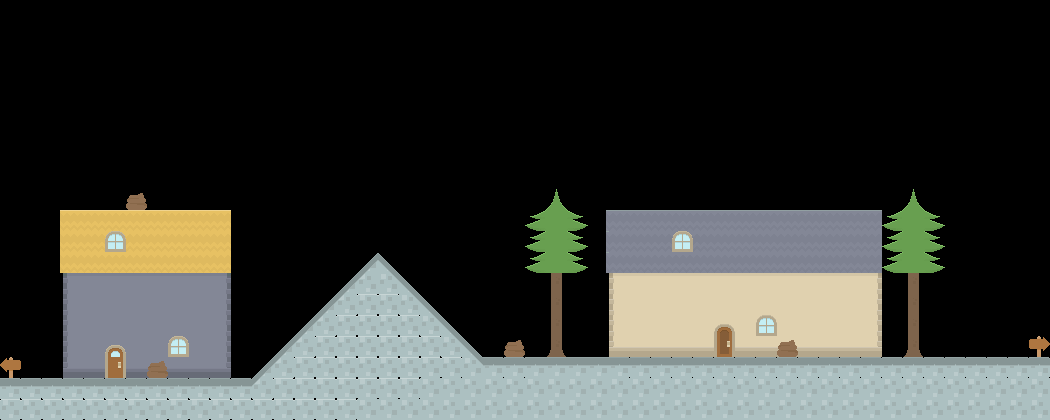

A level layout from a 2D game, rendered from its tile map. Below: a short description, then the map file with tile-grid data replaced by summaries:
An orthogonal 50x20 tile map with 21x21 px tiles, 5 tile layers (ground, background, windows, doors, ...) and 6 objects.

<map version="1.9" tiledversion="1.9.2" orientation="orthogonal" renderorder="right-down" width="50" height="20" tilewidth="21" tileheight="21" infinite="0" nextlayerid="8" nextobjectid="9">
 <tileset firstgid="1" source="platformerart_pixelredux_2.tsx" />
 <layer id="1" name="ground" width="50" height="20">
  <data>[1000 cells, 168 non-empty, 8 distinct tile ids]</data>
 </layer>
 <layer id="3" name="background" width="50" height="20">
  <data>[1000 cells, 193 non-empty, 34 distinct tile ids]</data>
 </layer>
 <layer id="7" name="windows" width="50" height="20">
  <data>[1000 cells, 4 non-empty, 1 distinct tile ids]</data>
 </layer>
 <layer id="2" name="doors" width="50" height="20">
  <data>[1000 cells, 4 non-empty, 4 distinct tile ids]</data>
 </layer>
 <layer id="5" name="poop" width="50" height="20">
  <data>[1000 cells, 2 non-empty, 1 distinct tile ids]</data>
 </layer>
 <objectgroup id="6" name="puppies">
  <object id="2" gid="471" x="203.333" y="377" width="21" height="21">
   <properties>
    <property name="point_value" type="int" value="10" />
   </properties>
  </object>
  <object id="3" gid="471" x="313.333" y="291" width="21" height="21">
   <properties>
    <property name="point_value" type="int" value="10" />
   </properties>
  </object>
  <object id="5" gid="471" x="987.333" y="354.333" width="21" height="21">
   <properties>
    <property name="point_value" type="int" value="10" />
   </properties>
  </object>
  <object id="6" gid="471" x="631.333" y="355.667" width="21" height="21">
   <properties>
    <property name="point_value" type="int" value="10" />
   </properties>
  </object>
  <object id="7" gid="442" x="502.667" y="303.667" width="21" height="21">
   <properties>
    <property name="point_value" type="int" value="20" />
   </properties>
  </object>
  <object id="8" gid="444" x="925.333" y="304.333" width="21" height="21">
   <properties>
    <property name="point_value" type="int" value="20" />
   </properties>
  </object>
 </objectgroup>
</map>
